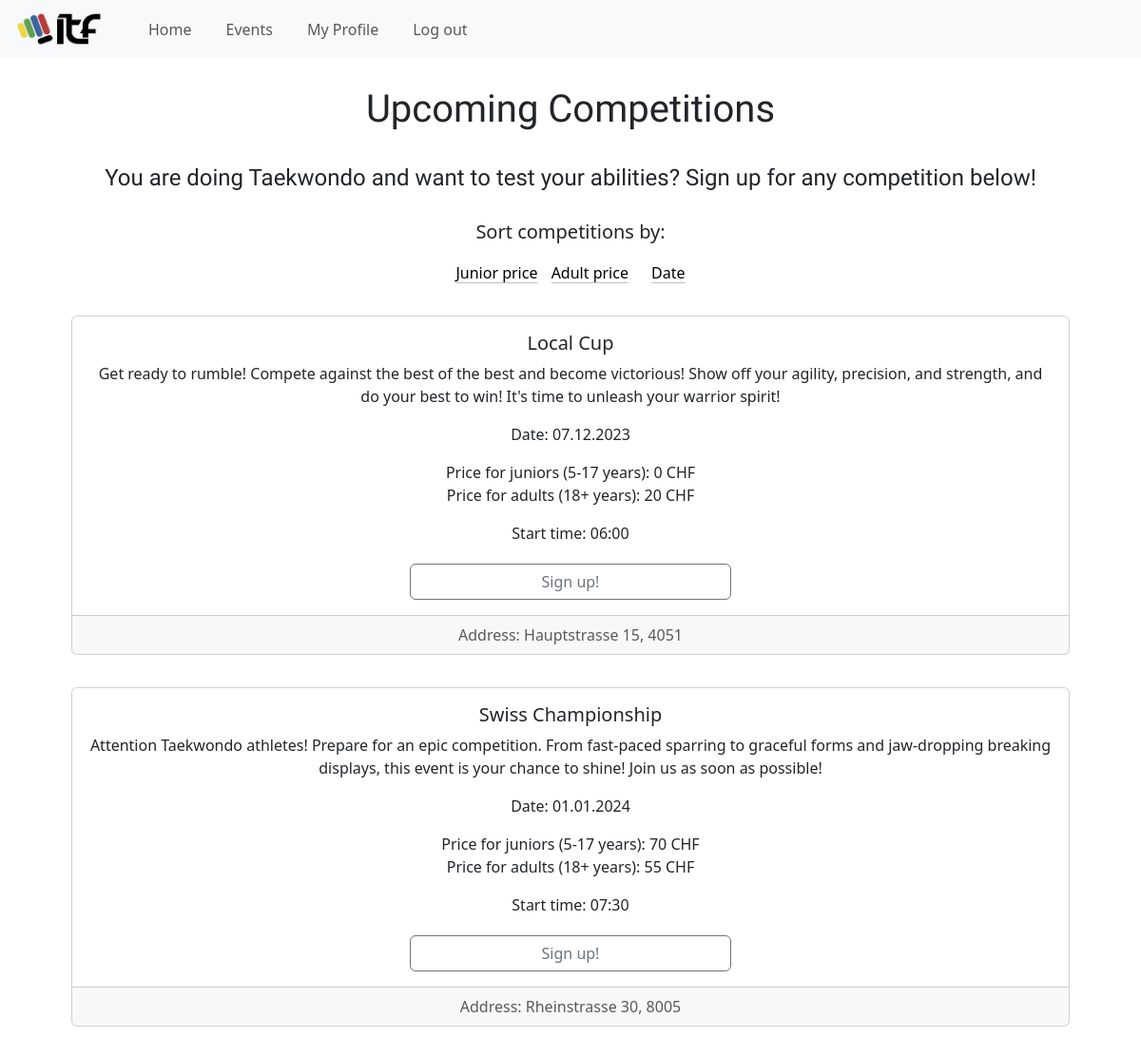
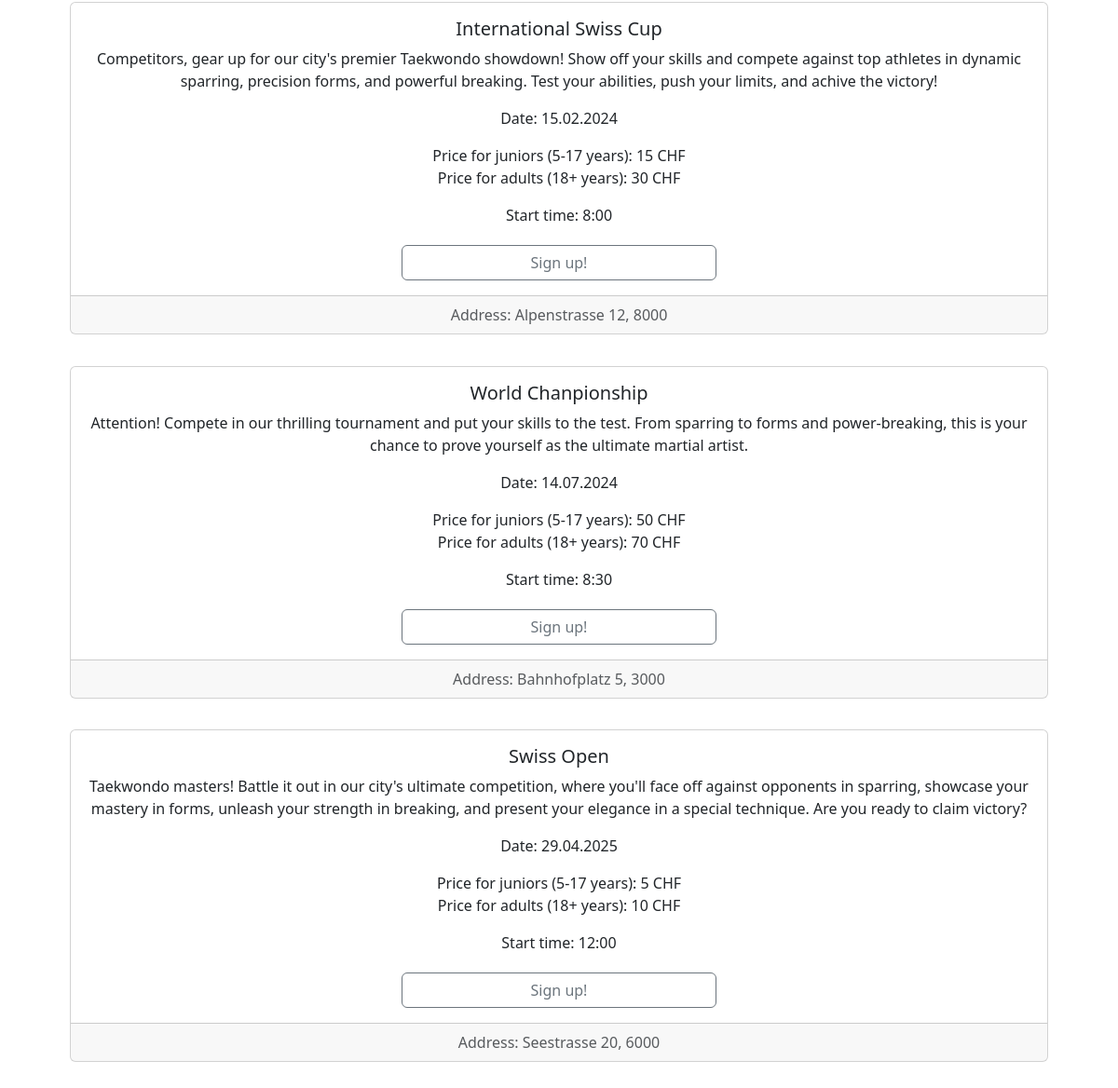
Screenshot of /events/3 (signed in) with the database file from the repository (2 pictures, top to bottom).
### tables this page shows
CREATE TABLE competitions (
                    id INTEGER PRIMARY KEY AUTOINCREMENT,
                    caption TEXT,
                    description TEXT,
                    price_junior INTEGER,
                    price_adult INTEGER,
                    address TEXT,
                    date TEXT,
                    time TEXT,
                    table_name TEXT                  
                );

### core.py (the view)
@app.route('/events/<int:filter>') # Events page route
def eventpage(filter):
    conn = sqlite3.connect('itf.db')
    cursor = conn.cursor()
    cursor.execute("SELECT id, caption, description, price_junior, price_adult, address, date, time, table_name FROM competitions")
    allcompetitions = cursor.fetchall() # List of tuples
    n = len(allcompetitions)
    if filter == 1:
        for i in range(n - 1):
            for j in range(n - i - 1):
                if allcompetitions[j][3] >= allcompetitions[j + 1][3]:
                    allcompetitions[j], allcompetitions[j + 1] = allcompetitions[j + 1], allcompetitions[j]
    if filter == 2:
        for i in range(n - 1):
            for j in range(n - i - 1):
                if allcompetitions[j][4] >= allcompetitions[j + 1][4]:
                    allcompetitions[j], allcompetitions[j + 1] = allcompetitions[j + 1], allcompetitions[j]
    if filter == 3:
        for i in range(n - 1):
            for j in range(n - i - 1):
                date1 = datetime.strptime(allcompetitions[j][6], "%d.%m.%Y")
                date2 = datetime.strptime(allcompetitions[j+1][6], "%d.%m.%Y")
                if date1 >= date2:
                    allcompetitions[j], allcompetitions[j + 1] = allcompetitions[j + 1], allcompetitions[j]
    reg_check = [0] * n
    for p in range(n):
        current_competition = allcompetitions[p][8]
        cursor.execute("SELECT email FROM {} WHERE email = ?".format(current_competition), (session['email'],))
        user = cursor.fetchone()
        if user:
            reg_check[p] = 1
        else:
            reg_check[p] = 0
    cursor.close()
    conn.close()
    return render_template('events.html', allcompetitions=allcompetitions, filter=filter, reg_check=reg_check, n=n)

### templates/events.html (shortened to what this page needs)
{% extends "fill.html" %}
{% block content %}
<link rel="stylesheet" type="text/css" href="../static/css/events.css">
<div class = "container">
  <h1 class="title1">Upcoming Competitions</h1>
  <center>
    <p1>You are doing Taekwondo and want to test your abilities? Sign up for any competition below!</p1>
    <br><br>
    <p style = "font-size: 20px;">Sort competitions by: </p>
    <a style = "margin-right: 10px" class="link-body-emphasis link-offset-2 link-underline-opacity-25 link-underline-opacity-100-hover"
    href="{{url_for('eventpage', filter = 1)}}">Junior price</a>
    <a style = "margin-right: 10px" class="link-body-emphasis link-offset-2 link-underline-opacity-25 link-underline-opacity-100-hover"
    href="{{url_for('eventpage', filter = 2)}}">Adult price</a>
    <a style = "margin-left: 10px" class = "link-body-emphasis link-offset-2 link-underline-opacity-25 link-underline-opacity-100-hover"
    href="{{url_for('eventpage', filter = 3)}}">Date</a>
  </center>
  {% for p in range(n) %}
    <div class="card text-center">
      <div class="card-body">
        <h5 class="card-title">{{allcompetitions[p][1]}}</h5>
        <p class="card-text">{{allcompetitions[p][2]}}</p>
        <p class="card-text">Date: {{allcompetitions[p][6]}}</p>
        <p class="card-text">Price for juniors (5-17 years): {{allcompetitions[p][3]}} CHF <br> Price for adults (18+ years): {{allcompetitions[p][4]}} CHF</p>
        <p class="card-text">Start time: {{allcompetitions[p][7]}}</p>
        {% if session['userlogin'] == True and reg_check[p] == 0 %}
          <a class="nav-link" href="{{url_for('signingupforcomp', competition = allcompetitions[p][8], email = session['email'])}}">
            <div class="d-grid gap-2 col-4 mx-auto" style="margin-top: 20px;">
              <button type="button" class="btn btn-outline-secondary" href=>Sign up!</button>
            </div>
          </a>
        {% endif %}
      </div>
      <div class="card-footer text-body-secondary">
        Address: {{allcompetitions[p][5]}}
      </div>
    </div>
  {% endfor %}
</div>
{% endblock %}

### static/css/fill.css (style rules this page uses)
.title1 { text-align: center; font-family: 'Exo', sans-serif; margin-top: 30px; margin-bottom: 30px; }
p1 { font-family: 'Exo', sans-serif; font-size: 24px; }

### static/css/events.css (style rules this page uses)
p1 { text-align: center; }
.card { margin: 3%; }

### rows the page displays
competitions: caption "Local Cup", description "Get ready to rumble! Compete against the best of the best and become victorious! Show off your agility, precision, and strength, and do your best to win! It's time to unleash your warrior spirit!", date "07.12.2023", price_junior "0", price_adult "20", time "06:00", address "Hauptstrasse 15, 4051"
competitions: caption "Swiss Championship", description "Attention Taekwondo athletes! Prepare for an epic competition. From fast-paced sparring to graceful forms and jaw-dropping breaking displays, this event is your chance to shine! Join us as soon as possible!", date "01.01.2024", price_junior "70", price_adult "55", time "07:30", address "Rheinstrasse 30, 8005"
competitions: caption "International Swiss Cup", description "Competitors, gear up for our city's premier Taekwondo showdown! Show off your skills and compete against top athletes in dynamic sparring, precision forms, and powerful breaking. Test your abilities, push your limits, and achive the victory!", date "15.02.2024", price_junior "15", price_adult "30", time "8:00", address "Alpenstrasse 12, 8000"
competitions: caption "World Chanpionship", description "Attention! Compete in our thrilling tournament and put your skills to the test. From sparring to forms and power-breaking, this is your chance to prove yourself as the ultimate martial artist.", date "14.07.2024", price_junior "50", price_adult "70", time "8:30", address "Bahnhofplatz 5, 3000"
competitions: caption "Swiss Open", description "Taekwondo masters! Battle it out in our city's ultimate competition, where you'll face off against opponents in sparring, showcase your mastery in forms, unleash your strength in breaking, and present your elegance in a special technique. Are you ready to claim victory?", date "29.04.2025", price_junior "5", price_adult "10", time "12:00", address "Seestrasse 20, 6000"
